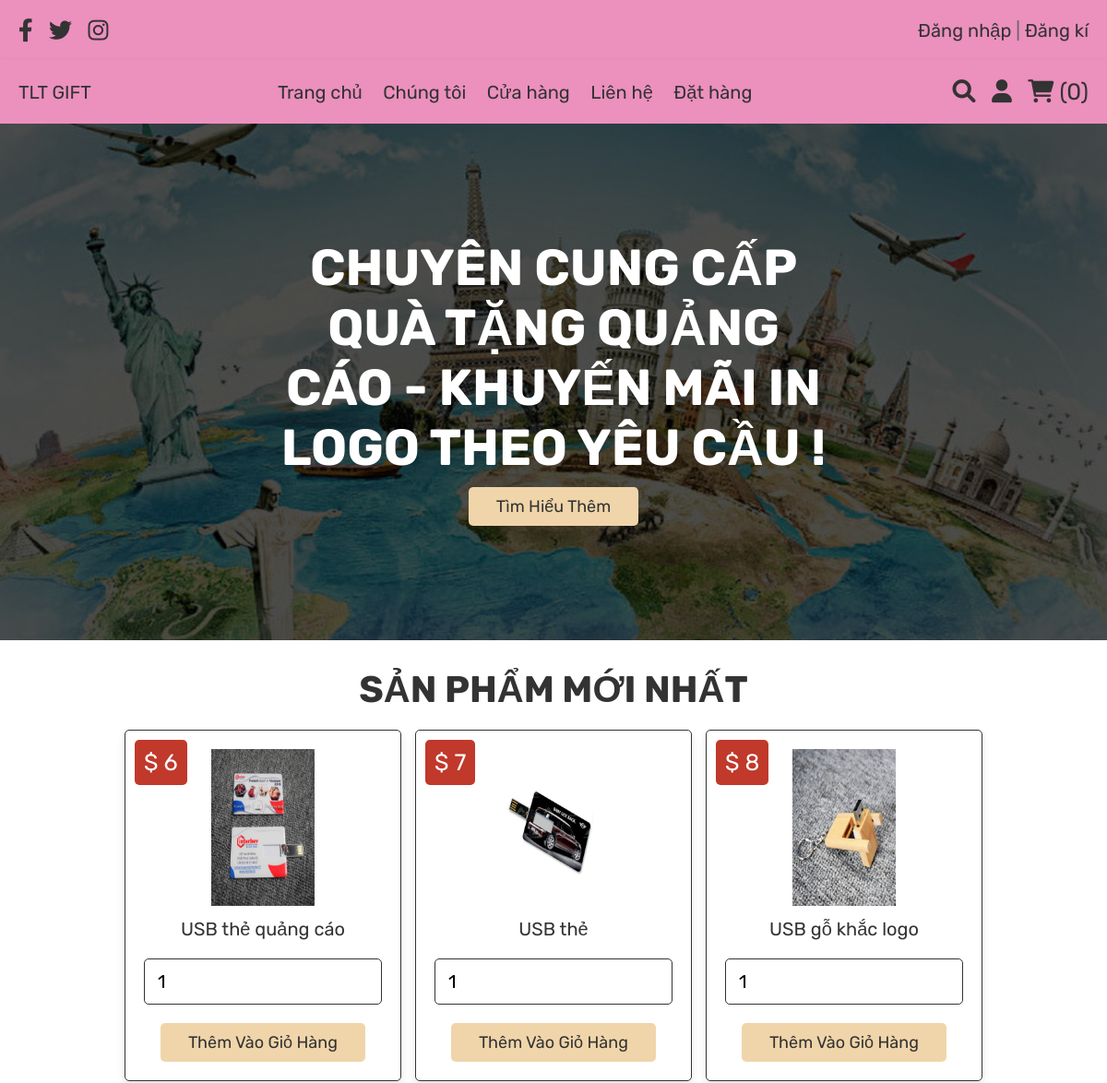
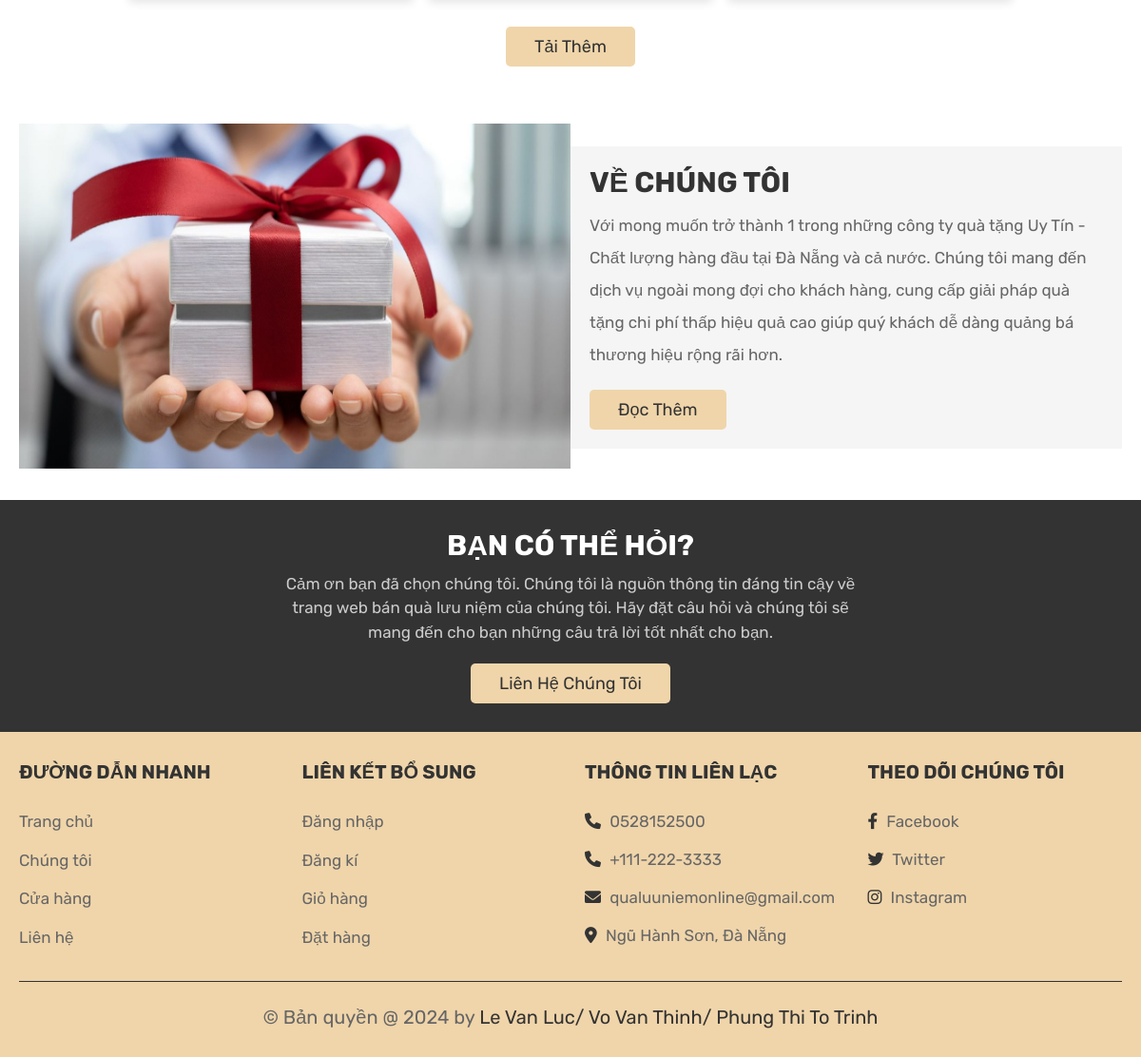
The page /home.php (signed in) on the database its author committed (2 pictures, top to bottom).
### tables this page shows
CREATE TABLE `products` (
  `id` int(100) NOT NULL,
  `name` varchar(100) NOT NULL,
  `price` int(100) NOT NULL,
  `image` varchar(100) NOT NULL
);

### home.php (the view, shortened to what this page needs)
<?php
include 'config.php';
?>
<!DOCTYPE html>
<html lang="en">
<head>
   <link rel="stylesheet" href="https://cdnjs.cloudflare.com/ajax/libs/font-awesome/6.0.0/css/all.min.css">
   <link rel="stylesheet" href="css/style.css">
</head>
<body>
<?php include 'header.php'; ?>
<section class="home">
   <div class="content">
      <h3>Chuyên cung cấp quà tặng quảng cáo - Khuyến mãi in logo theo yêu cầu !</h3>
      <a href="about.php" class="white-btn">Tìm hiểu thêm</a>
   </div>
</section>
<section class="products">
   <h1 class="title">Sản phẩm mới nhất</h1>
   <div class="box-container">
      <?php
         $select_products = mysqli_query($conn, "SELECT * FROM `products` LIMIT 3") or die('query failed');
         if(mysqli_num_rows($select_products) > 0){
            while($fetch_products = mysqli_fetch_assoc($select_products)){
      ?>
     <form action="" method="post" class="box">
      <img class="image" src="uploaded_img/<?php echo $fetch_products['image']; ?>" alt="">
      <div class="name">
          <?php echo $fetch_products['name']; ?></div>
      <div class="price">$
          <?php echo $fetch_products['price']; ?></div>
      <input type="number" min="1" name="product_quantity" value="1" class="qty">
      <input type="submit" value="Thêm vào giỏ hàng" name="add_to_cart" class="btn">
     </form>
      <?php
         }
      }else{
         echo '<p class="empty">Chưa có sản phẩm nào được thêm vào!</p>';
      }
      ?>
   </div>
   <div class="load-more" style="margin-top: 2rem; text-align:center">
      <a href="shop.php" class="option-btn">Tải thêm</a>
   </div>
</section>
<section class="about">
   <div class="flex">
      <div class="image">
         <img src="images/home1.jpg" alt="">
      </div>
      <div class="content">
         <h3>Về chúng tôi</h3>
         <p>Với mong muốn trở thành 1 trong những công ty quà tặng Uy Tín - Chất lượng hàng đầu tại Đà Nẵng và cả nước. Chúng tôi mang đến dịch vụ ngoài mong đợi cho khách hàng, cung cấp giải pháp quà tặng chi phí thấp hiệu quả cao giúp quý khách dễ dàng quảng bá thương hiệu rộng rãi hơn.</p>
         <a href="about.php" class="btn">Đọc thêm</a>
      </div>
   </div>
</section>
<section class="home-contact">
   <div class="content">
      <h3>Bạn có thể hỏi?</h3>
      <p>Cảm ơn bạn đã chọn chúng tôi. Chúng tôi là nguồn thông tin đáng tin cậy về trang web bán quà lưu niệm của chúng tôi. Hãy đặt câu hỏi và chúng tôi sẽ mang đến cho bạn những câu trả lời tốt nhất cho bạn.</p>
      <a href="contact.php" class="white-btn">Liên hệ chúng tôi</a>
   </div>
</section>
<?php include 'footer.php'; ?>
</body>
</html>

### css/style.css (style rules this page uses)
:root { --pink: #ec90be; --blue :#281f9e; --orange :#FFA500; --red:#c0392b; --green:#12f31d; --black:#333; --gotrang:#f0d5aa; --white:#fff; --light-color:#666; --light-white:#ccc; --light-bg:#f5f5f5; --border:.1rem solid var(--black); --box-shadow:0 .5rem 1rem rgba(0,0,0,.1); }
* { font-family: 'Rubik', sans-serif; margin:0; padding:0; box-sizing: border-box; outline: none; border:none; text-decoration: none; transition:all .2s linear; }
html { font-size: 62.5%; overflow-x: hidden; }
section { padding:3rem 2rem; }
.title { text-align: center; margin-bottom: 2rem; text-transform: uppercase; color:var(--black); font-size: 4rem; }
.btn, .option-btn, .delete-btn, .white-btn { display: inline-block; margin-top: 1rem; padding:1rem 3rem; cursor: pointer; color:var(--black); font-size: 1.8rem; border-radius: .5rem; text-transform: capitalize; }
.white-btn, .btn { background-color: var(--gotrang); }
.option-btn { background-color: var(--gotrang); }
.home { min-height: 70vh; background:linear-gradient(rgba(0,0,0,.7), rgba(0,0,0,.7)), url(../images/resized.jpg) no-repeat; background-size: cover; background-position: center; display: flex; align-items: center; justify-content: center; }
.home .content { text-align: center; width: 60rem; }
.home .content h3 { font-size: 5.5rem; color:var(--white); text-transform: uppercase; }
.products .box-container { max-width: 1200px; margin:0 auto; display: grid; grid-template-columns: repeat(auto-fit, 30rem); align-items: flex-start; gap:1.5rem; justify-content: center; }
.products .box-container .box { border-radius: .5rem; background-color: var(--white); box-shadow: var(--box-shadow); padding:2rem; text-align: center; border:var(--border); position: relative; }
.products .box-container .box .image { height: 17rem; }
.products .box-container .box .name { padding:1rem 0; font-size: 2rem; color:var(--black); }
.products .box-container .box .qty { width: 100%; padding:1.2rem 1.4rem; border-radius: .5rem; border:var(--border); margin:1rem 0; font-size: 2rem; }
.products .box-container .box .price { position: absolute; top:1rem; left:1rem; border-radius: .5rem; padding:1rem; font-size: 2.5rem; color:var(--white); background-color: var(--red); }
.about .flex { max-width: 1200px; margin:0 auto; display: flex; align-items: center; flex-wrap: wrap; }
.about .flex .image { flex:1 1 40rem; }
.about .flex .image img { width: 100%; }
.about .flex .content { flex:1 1 40rem; padding:2rem; background-color: var(--light-bg); }
.about .flex .content h3 { font-size: 3rem; color:var(--black); text-transform: uppercase; }
.about .flex .content p { padding:1rem 0; line-height: 2; font-size: 1.7rem; color:var(--light-color); }
.home-contact { background-color: var(--black); }
.home-contact .content { max-width: 60rem; text-align: center; margin:0 auto; }
.home-contact .content h3 { font-size: 3rem; text-transform: uppercase; color:var(--white); }
.home-contact .content p { padding:1rem 0; line-height: 1.5; color:var(--light-white); font-size: 1.7rem; }

### rows shown on the page
products: image (picture), name "USB thẻ quảng cáo", price "6"
products: image (picture), name "USB thẻ", price "7"
products: image (picture), name "USB gỗ khắc logo", price "8"

### other values the page prints
$cart_rows_number "0"
